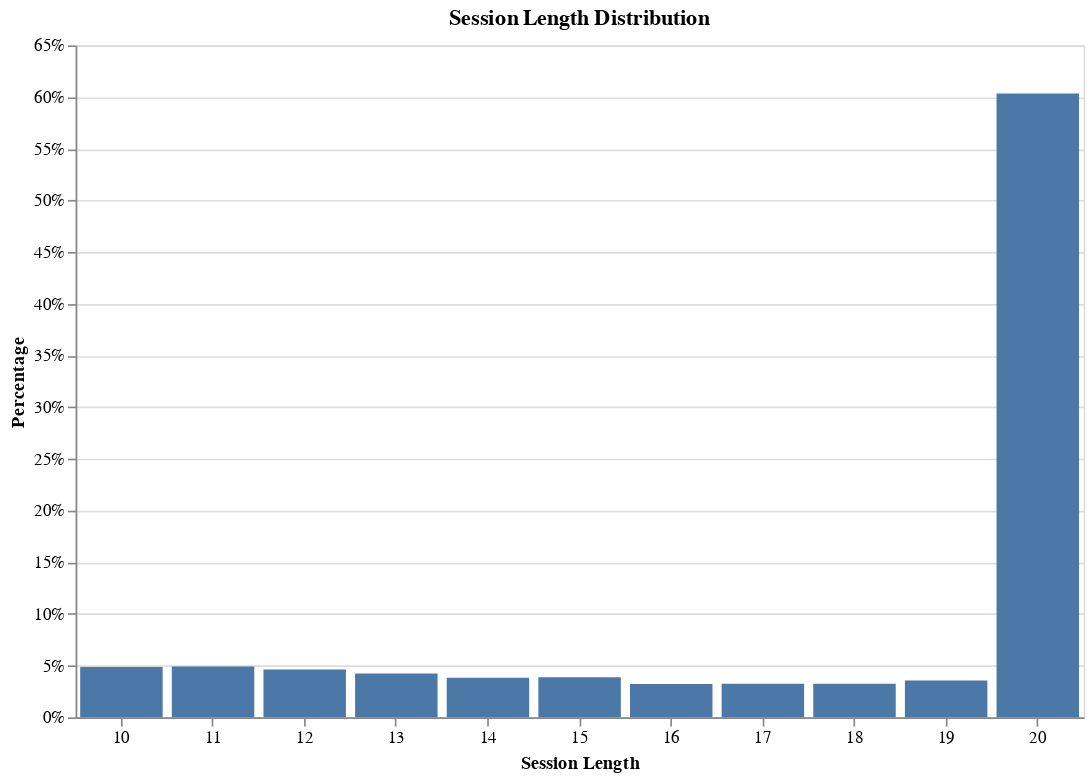

Notebook code for this chart:
### Markdown cell above
#### Descriptive Graphs

### Code cell
import altair as alt

# Group and convert to pandas
session_counts = (
    df_sessions
    .group_by("session_length")
    .agg(pl.len().alias("count"))
    .sort("session_length")
)

# Create chart with percentage transformation
chart = alt.Chart(session_counts).transform_joinaggregate(
    TotalSessions='sum(count)'
).transform_calculate(
    Percent='datum.count / datum.TotalSessions'
).mark_bar().encode(
    x=alt.X('session_length:N', title='Session Length', axis=alt.Axis(labelAngle=0)),
    y=alt.Y('Percent:Q', title='Percentage', axis=alt.Axis(format='.0%'))
).properties(
    title="Session Length Distribution",
    width=600,
    height=400
)

chart

### Figure 1 — Vega-Lite specification as saved in the notebook (floating-point values rounded to 4 significant figures)
{"config": {"view": {"continuousWidth": 300, "continuousHeight": 300}}, "data": {"name": "data-3139190fd1c49ddbf76aa79b1f1aa5e2"}, "mark": {"type": "bar"}, "encoding": {"x": {"axis": {"labelAngle": 0}, "field": "session_length", "title": "Session Length", "type": "nominal"}, "y": {"axis": {"format": ".0%"}, "field": "Percent", "title": "Percentage", "type": "quantitative"}}, "height": 400, "title": "Session Length Distribution", "transform": [{"joinaggregate": [{"op": "sum", "field": "count", "as": "TotalSessions"}]}, {"calculate": "datum.count / datum.TotalSessions", "as": "Percent"}], "width": 600, "$schema": "https://vega.github.io/schema/vega-lite/v5.20.1.json", "datasets": {"data-3139190fd1c49ddbf76aa79b1f1aa5e2": [{"session_length": 10, "count": 8190}, {"session_length": 11, "count": 8272}, {"session_length": 12, "count": 7752}, {"session_length": 13, "count": 7111}, {"session_length": 14, "count": 6426}, {"session_length": 15, "count": 6525}, {"session_length": 16, "count": 5424}, {"session_length": 17, "count": 5440}, {"session_length": 18, "count": 5454}, {"session_length": 19, "count": 5966}, {"session_length": 20, "count": 101320}]}}
